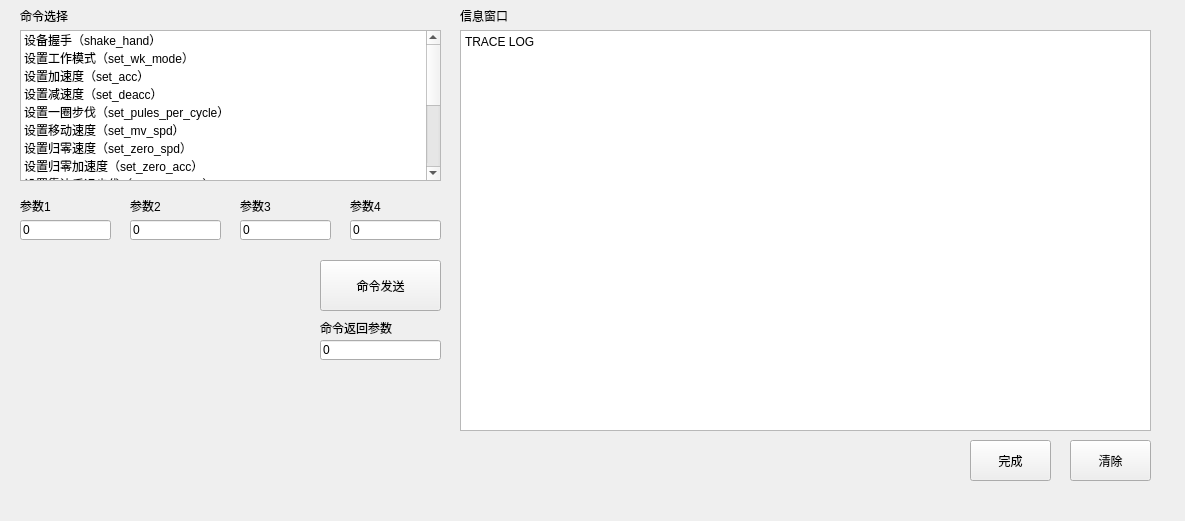
<?xml version="1.0" encoding="UTF-8"?>
<ui version="4.0">
 <class>cebsMengForm</class>
 <widget class="QWidget" name="cebsMengForm">
  <property name="geometry">
   <rect>
    <x>0</x>
    <y>0</y>
    <width>1185</width>
    <height>521</height>
   </rect>
  </property>
  <property name="windowTitle">
   <string>SPS COMMAND</string>
  </property>
  <widget class="QLabel" name="label_meng_cmd_sel">
   <property name="geometry">
    <rect>
     <x>20</x>
     <y>10</y>
     <width>54</width>
     <height>12</height>
    </rect>
   </property>
   <property name="text">
    <string>命令选择</string>
   </property>
  </widget>
  <widget class="QListWidget" name="listWidget_meng_cmd">
   <property name="geometry">
    <rect>
     <x>20</x>
     <y>30</y>
     <width>421</width>
     <height>151</height>
    </rect>
   </property>
   <item>
    <property name="text">
     <string>设备握手（shake_hand）</string>
    </property>
   </item>
   <item>
    <property name="text">
     <string>设置工作模式（set_wk_mode）</string>
    </property>
   </item>
   <item>
    <property name="text">
     <string>设置加速度（set_acc）</string>
    </property>
   </item>
   <item>
    <property name="text">
     <string>设置减速度（set_deacc）</string>
    </property>
   </item>
   <item>
    <property name="text">
     <string>设置一圈步伐（set_pules_per_cycle）</string>
    </property>
   </item>
   <item>
    <property name="text">
     <string>设置移动速度（set_mv_spd）</string>
    </property>
   </item>
   <item>
    <property name="text">
     <string>设置归零速度（set_zero_spd）</string>
    </property>
   </item>
   <item>
    <property name="text">
     <string>设置归零加速度（set_zero_acc）</string>
    </property>
   </item>
   <item>
    <property name="text">
     <string>设置靠边后退步伐（set_int_steps）</string>
    </property>
   </item>
   <item>
    <property name="text">
     <string>移动步伐（mv_pules）</string>
    </property>
   </item>
   <item>
    <property name="text">
     <string>移动速度（mv_spd）</string>
    </property>
   </item>
   <item>
    <property name="text">
     <string>归零（mv_zero）</string>
    </property>
   </item>
   <item>
    <property name="text">
     <string>立即停止（stop_imd）</string>
    </property>
   </item>
   <item>
    <property name="text">
     <string>缓慢停止（stop_nor)</string>
    </property>
   </item>
   <item>
    <property name="text">
     <string>查询激活状态（inq_enable）</string>
    </property>
   </item>
   <item>
    <property name="text">
     <string>查询运行状态（inq_run）</string>
    </property>
   </item>
  </widget>
  <widget class="QLabel" name="label_meng_par1">
   <property name="geometry">
    <rect>
     <x>20</x>
     <y>200</y>
     <width>54</width>
     <height>12</height>
    </rect>
   </property>
   <property name="text">
    <string>参数1</string>
   </property>
  </widget>
  <widget class="QLabel" name="label_meng_par2">
   <property name="geometry">
    <rect>
     <x>130</x>
     <y>200</y>
     <width>54</width>
     <height>12</height>
    </rect>
   </property>
   <property name="text">
    <string>参数2</string>
   </property>
  </widget>
  <widget class="QLabel" name="label_meng_par3">
   <property name="geometry">
    <rect>
     <x>240</x>
     <y>200</y>
     <width>54</width>
     <height>12</height>
    </rect>
   </property>
   <property name="text">
    <string>参数3</string>
   </property>
  </widget>
  <widget class="QLabel" name="label_meng_par4">
   <property name="geometry">
    <rect>
     <x>350</x>
     <y>200</y>
     <width>54</width>
     <height>12</height>
    </rect>
   </property>
   <property name="text">
    <string>参数4</string>
   </property>
  </widget>
  <widget class="QPushButton" name="pushButton_meng_cmd_send">
   <property name="geometry">
    <rect>
     <x>320</x>
     <y>260</y>
     <width>121</width>
     <height>51</height>
    </rect>
   </property>
   <property name="text">
    <string>命令发送</string>
   </property>
  </widget>
  <widget class="QTextEdit" name="textEdit_meng_trace_log">
   <property name="geometry">
    <rect>
     <x>460</x>
     <y>30</y>
     <width>691</width>
     <height>401</height>
    </rect>
   </property>
   <property name="html">
    <string>&lt;!DOCTYPE HTML PUBLIC &quot;-//W3C//DTD HTML 4.0//EN&quot; &quot;http://www.w3.org/TR/REC-html40/strict.dtd&quot;&gt;
&lt;html&gt;&lt;head&gt;&lt;meta name=&quot;qrichtext&quot; content=&quot;1&quot; /&gt;&lt;style type=&quot;text/css&quot;&gt;
p, li { white-space: pre-wrap; }
&lt;/style&gt;&lt;/head&gt;&lt;body style=&quot; font-family:'SimSun'; font-size:9pt; font-weight:400; font-style:normal;&quot;&gt;
&lt;p style=&quot; margin-top:0px; margin-bottom:0px; margin-left:0px; margin-right:0px; -qt-block-indent:0; text-indent:0px;&quot;&gt;TRACE LOG&lt;/p&gt;&lt;/body&gt;&lt;/html&gt;</string>
   </property>
  </widget>
  <widget class="QLabel" name="label_meng_trace_log">
   <property name="geometry">
    <rect>
     <x>460</x>
     <y>10</y>
     <width>54</width>
     <height>12</height>
    </rect>
   </property>
   <property name="text">
    <string>信息窗口</string>
   </property>
  </widget>
  <widget class="QPushButton" name="pushButton_ctrl_giveup_3">
   <property name="geometry">
    <rect>
     <x>1070</x>
     <y>440</y>
     <width>81</width>
     <height>41</height>
    </rect>
   </property>
   <property name="text">
    <string>清除</string>
   </property>
  </widget>
  <widget class="QPushButton" name="pushButton_ctrl_giveup_4">
   <property name="geometry">
    <rect>
     <x>970</x>
     <y>440</y>
     <width>81</width>
     <height>41</height>
    </rect>
   </property>
   <property name="text">
    <string>完成</string>
   </property>
  </widget>
  <widget class="QLineEdit" name="lineEdit_meng_par1">
   <property name="geometry">
    <rect>
     <x>20</x>
     <y>220</y>
     <width>91</width>
     <height>20</height>
    </rect>
   </property>
   <property name="text">
    <string>0</string>
   </property>
  </widget>
  <widget class="QLineEdit" name="lineEdit_meng_par2">
   <property name="geometry">
    <rect>
     <x>130</x>
     <y>220</y>
     <width>91</width>
     <height>20</height>
    </rect>
   </property>
   <property name="text">
    <string>0</string>
   </property>
  </widget>
  <widget class="QLineEdit" name="lineEdit_meng_par3">
   <property name="geometry">
    <rect>
     <x>240</x>
     <y>220</y>
     <width>91</width>
     <height>20</height>
    </rect>
   </property>
   <property name="text">
    <string>0</string>
   </property>
  </widget>
  <widget class="QLineEdit" name="lineEdit_meng_par4">
   <property name="geometry">
    <rect>
     <x>350</x>
     <y>220</y>
     <width>91</width>
     <height>20</height>
    </rect>
   </property>
   <property name="text">
    <string>0</string>
   </property>
  </widget>
  <widget class="QLineEdit" name="lineEdit_meng_cmd_par">
   <property name="geometry">
    <rect>
     <x>320</x>
     <y>340</y>
     <width>121</width>
     <height>20</height>
    </rect>
   </property>
   <property name="text">
    <string>0</string>
   </property>
  </widget>
  <widget class="QLabel" name="label_meng_cmd_par">
   <property name="geometry">
    <rect>
     <x>320</x>
     <y>320</y>
     <width>81</width>
     <height>16</height>
    </rect>
   </property>
   <property name="text">
    <string>命令返回参数</string>
   </property>
  </widget>
 </widget>
 <resources/>
 <connections>
  <connection>
   <sender>pushButton_meng_cmd_send</sender>
   <signal>clicked()</signal>
   <receiver>cebsMengForm</receiver>
   <slot>slot_meng_cmd_send()</slot>
   <hints>
    <hint type="sourcelabel">
     <x>359</x>
     <y>300</y>
    </hint>
    <hint type="destinationlabel">
     <x>386</x>
     <y>331</y>
    </hint>
   </hints>
  </connection>
  <connection>
   <sender>pushButton_ctrl_giveup_3</sender>
   <signal>clicked()</signal>
   <receiver>cebsMengForm</receiver>
   <slot>slot_meng_trace_clear()</slot>
   <hints>
    <hint type="sourcelabel">
     <x>1104</x>
     <y>463</y>
    </hint>
    <hint type="destinationlabel">
     <x>1044</x>
     <y>455</y>
    </hint>
   </hints>
  </connection>
  <connection>
   <sender>pushButton_ctrl_giveup_4</sender>
   <signal>clicked()</signal>
   <receiver>cebsMengForm</receiver>
   <slot>slot_meng_compl()</slot>
   <hints>
    <hint type="sourcelabel">
     <x>1013</x>
     <y>466</y>
    </hint>
    <hint type="destinationlabel">
     <x>940</x>
     <y>487</y>
    </hint>
   </hints>
  </connection>
 </connections>
 <slots>
  <slot>slot_meng_compl()</slot>
  <slot>slot_meng_giveup()</slot>
  <slot>slot_meng_cmd_send()</slot>
  <slot>slot_meng_trace_clear()</slot>
 </slots>
</ui>
